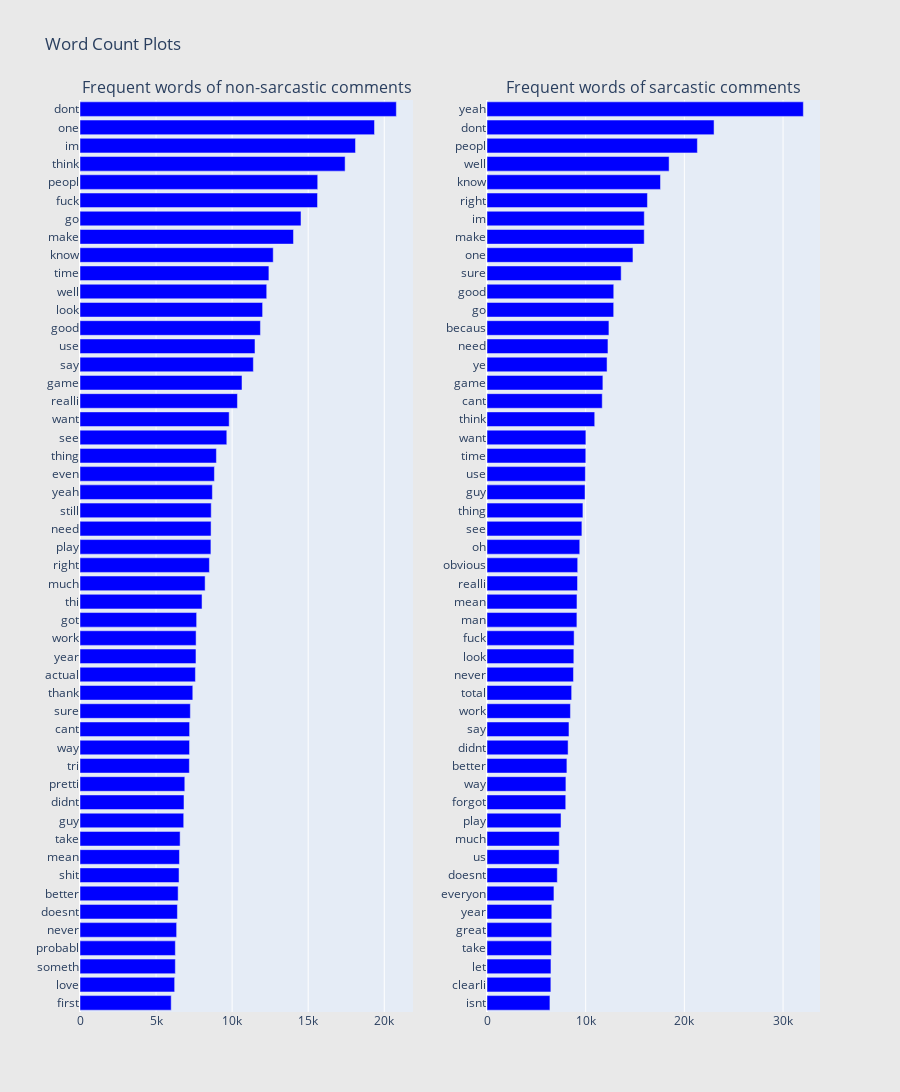

The code cell stored with this chart in its notebook:
### Code cell
from collections import defaultdict
train1_df = train_df[train_df['label'] == 1].dropna()
train0_df = train_df[train_df['label'] == 0].dropna()

## custom function for ngram generation ##
def generate_ngrams(text, n_gram=1):
    token = [token for token in text.lower().split(" ") if token != "" if token not in STOPWORDS]
    ngrams = zip(*[token[i:] for i in range(n_gram)])
    return [" ".join(ngram) for ngram in ngrams]

## custom function for horizontal bar chart ##
def horizontal_bar_chart(df, color):
    trace = go.Bar(
        y=df["word"].values[::-1],
        x=df["wordcount"].values[::-1],
        showlegend=False,
        orientation = 'h',
        marker=dict(
            color=color,
        ),
    )
    return trace

## Get the bar chart from non-sarcastic example##
freq_dict = defaultdict(int)
for sent in train0_df['processedtext']:
    for word in generate_ngrams(sent):
        freq_dict[word] += 1
fd_sorted = pd.DataFrame(sorted(freq_dict.items(), key=lambda x: x[1])[::-1])
fd_sorted.columns = ["word", "wordcount"]
trace0 = horizontal_bar_chart(fd_sorted.head(50), 'blue')

## Get the bar chart from sarcastic example##
freq_dict = defaultdict(int)
for sent in train1_df['processedtext']:
    for word in generate_ngrams(sent):
        freq_dict[word] += 1
fd_sorted = pd.DataFrame(sorted(freq_dict.items(), key=lambda x: x[1])[::-1])
fd_sorted.columns = ["word", "wordcount"]
trace1 = horizontal_bar_chart(fd_sorted.head(50), 'blue')

# Creating two subplots
fig = subplots.make_subplots(rows=1, cols=2, vertical_spacing=0.04,
                          subplot_titles=["Frequent words of non-sarcastic comments", 
                                          "Frequent words of sarcastic comments"])
fig.append_trace(trace0, 1, 1)
fig.append_trace(trace1, 1, 2)
fig['layout'].update(height=1200, width=900, paper_bgcolor='rgb(233,233,233)', title="Word Count Plots")
py.iplot(fig, filename='word-plots')

### Figure 1 — Plotly figure (JSON) as saved in the notebook; plotly's stock layout.template omitted (floating-point values rounded to 4 significant figures)
{"data": [{"marker": {"color": "blue"}, "orientation": "h", "showlegend": false, "type": "bar", "x": [5995, 6222, 6267, 6268, 6352, 6403, 6451, 6511, 6538, 6581, 6818, 6836, 6889, 7189, 7201, 7205, 7254, 7414, 7587, 7623, 7632, 7667, 8022, 8224, 8506, 8605, 8616, 8626, 8702, 8835, 8966, 9650, 9806, 10349, 10649, 11396, 11503, 11862, 12004, 12274, 12417, 12702, 14032, 14528, 15614, 15626, 17427, 18109, 19358, 20795], "xaxis": "x", "y": ["first", "love", "someth", "probabl", "never", "doesnt", "better", "shit", "mean", "take", "guy", "didnt", "pretti", "tri", "way", "cant", "sure", "thank", "actual", "year", "work", "got", "thi", "much", "right", "play", "need", "still", "yeah", "even", "thing", "see", "want", "realli", "game", "say", "use", "good", "look", "well", "time", "know", "make", "go", "fuck", "peopl", "think", "im", "one", "dont"], "yaxis": "y"}, {"marker": {"color": "blue"}, "orientation": "h", "showlegend": false, "type": "bar", "x": [6377, 6471, 6481, 6534, 6558, 6565, 6783, 7123, 7306, 7327, 7501, 7979, 7996, 8097, 8218, 8307, 8456, 8578, 8763, 8799, 8828, 9110, 9118, 9173, 9190, 9400, 9616, 9720, 9935, 9968, 10011, 10021, 10917, 11678, 11743, 12166, 12257, 12356, 12838, 12844, 13596, 14791, 15932, 15939, 16259, 17581, 18454, 21319, 23009, 32057], "xaxis": "x2", "y": ["isnt", "clearli", "let", "take", "great", "year", "everyon", "doesnt", "us", "much", "play", "forgot", "way", "better", "didnt", "say", "work", "total", "never", "look", "fuck", "man", "mean", "realli", "obvious", "oh", "see", "thing", "guy", "use", "time", "want", "think", "cant", "game", "ye", "need", "becaus", "go", "good", "sure", "one", "make", "im", "right", "know", "well", "peopl", "dont", "yeah"], "yaxis": "y2"}], "layout": {"annotations": [{"font": {"size": 16}, "showarrow": false, "text": "Frequent words of non-sarcastic comments", "x": 0.225, "xanchor": "center", "xref": "paper", "y": 1, "yanchor": "bottom", "yref": "paper"}, {"font": {"size": 16}, "showarrow": false, "text": "Frequent words of sarcastic comments", "x": 0.775, "xanchor": "center", "xref": "paper", "y": 1, "yanchor": "bottom", "yref": "paper"}], "height": 1200, "paper_bgcolor": "rgb(233,233,233)", "title": {"text": "Word Count Plots"}, "width": 900, "xaxis": {"anchor": "y", "domain": [0, 0.45]}, "xaxis2": {"anchor": "y2", "domain": [0.55, 1]}, "yaxis": {"anchor": "x", "domain": [0, 1]}, "yaxis2": {"anchor": "x2", "domain": [0, 1]}}}
